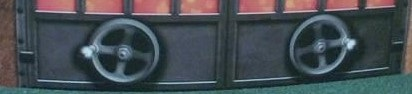
#> input picture BucketVision/boilerBottomHandDrawn.jpg, 412 x 94 px
$ python -i gearpeg.py   (imports and definitions only)   (older library calls are emulated)
#> lines starting #> are read from the running program, lines starting #| are printed output that depends on the picture; after the words box and inside, x2 and y2 are one past the last pixel; in counts of white or black regions, pixels touching at a corner belong together
import cv2
import numpy as np
import math

class GearPeg:
    """
    An OpenCV pipeline generated by GRIP.
    """

    def __init__(self):
        """initializes all values to presets or None if need to be set
        """

        self.__resize_image_width = 320.0
        self.__resize_image_height = 240.0
        self.__resize_image_interpolation = cv2.INTER_CUBIC

        self.resize_image_output = None

        self.__hsl_threshold_input = self.resize_image_output
        self.__hsl_threshold_hue = [51.798561151079134, 93.99317406143345]
        self.__hsl_threshold_saturation = [71.08812949640287, 255.0]
        self.__hsl_threshold_luminance = [36.690647482014384, 255.0]

        self.hsl_threshold_output = None

        self.__find_contours_input = self.hsl_threshold_output
        self.__find_contours_external_only = True

        self.find_contours_output = None

        self.__filter_contours_contours = self.find_contours_output
        self.__filter_contours_min_area = 20.0
        self.__filter_contours_min_perimeter = 0.0
        self.__filter_contours_min_width = 0.0
        self.__filter_contours_max_width = 1000.0
        self.__filter_contours_min_height = 0.0
        self.__filter_contours_max_height = 1000.0
        self.__filter_contours_solidity = [0, 100]
        self.__filter_contours_max_vertices = 1000000.0
        self.__filter_contours_min_vertices = 0.0
        self.__filter_contours_min_ratio = 0.0
        self.__filter_contours_max_ratio = 1000.0

        self.filter_contours_output = None


    def process(self, source0):
        """
        Runs the pipeline and sets all outputs to new values.
        """
##        # Step Resize_Image0:
##        self.__resize_image_input = source0
##        (self.resize_image_output) = self.__resize_image(self.__resize_image_input, self.__resize_image_width, self.__resize_image_height, self.__resize_image_interpolation)

        # Step HSL_Threshold0:
        self.__hsl_threshold_input = source0 #self.resize_image_output
        (self.hsl_threshold_output) = self.__hsl_threshold(self.__hsl_threshold_input, self.__hsl_threshold_hue, self.__hsl_threshold_saturation, self.__hsl_threshold_luminance)

        # Step Find_Contours0:
        self.__find_contours_input = self.hsl_threshold_output
        (self.find_contours_output) = self.__find_contours(self.__find_contours_input, self.__find_contours_external_only)

        # Step Filter_Contours0:
        self.__filter_contours_contours = self.find_contours_output
        (self.filter_contours_output) = self.__filter_contours(self.__filter_contours_contours, self.__filter_contours_min_area, self.__filter_contours_min_perimeter, self.__filter_contours_min_width, self.__filter_contours_max_width, self.__filter_contours_min_height, self.__filter_contours_max_height, self.__filter_contours_solidity, self.__filter_contours_max_vertices, self.__filter_contours_min_vertices, self.__filter_contours_min_ratio, self.__filter_contours_max_ratio)

        # TODO: Optionally draw the contours for debug
        # For now, just uncomment as needed
        #cv2.drawContours(source0, self.find_contours_output, -1, (0,255,0), 3)

        # Find the bounding rectangles
        # Two types of rectangles, straight and rotated
        # Staight is always oriented to the image view
        # Rotated find the minimum area rectangle that may be oriented
        # at some angle (i.e, not aligned to screen)
        # In either case we can use the information to identify
        # our intended target
        for cnt in self.filter_contours_output:

            x,y,w,h = cv2.boundingRect(cnt)

            rect = cv2.minAreaRect(cnt)
            box = cv2.boxPoints(rect)
            box = np.int0(box)

            #if (abs(rect[2]) < 5.0):
            cv2.rectangle(source0,(x,y),(x+w,y+h),(255,0,0),2)  # draw straight in blue
            cv2.drawContours(source0,[box],0,(0,0,255),2)   # draw rotated in red

        return (self.find_contours_output, self.filter_contours_output)

    @staticmethod
    def __resize_image(input, width, height, interpolation):
        """Scales and image to an exact size.
        Args:
            input: A numpy.ndarray.
            Width: The desired width in pixels.
            Height: The desired height in pixels.
            interpolation: Opencv enum for the type fo interpolation.
        Returns:
            A numpy.ndarray of the new size.
        """
        return cv2.resize(input, ((int)(width), (int)(height)), 0, 0, interpolation)

    @staticmethod
    def __hsl_threshold(input, hue, sat, lum):
        """Segment an image based on hue, saturation, and luminance ranges.
        Args:
            input: A BGR numpy.ndarray.
            hue: A list of two numbers the are the min and max hue.
            sat: A list of two numbers the are the min and max saturation.
            lum: A list of two numbers the are the min and max luminance.
        Returns:
            A black and white numpy.ndarray.
        """
        out = cv2.cvtColor(input, cv2.COLOR_BGR2HLS)
        return cv2.inRange(out, (hue[0], lum[0], sat[0]),  (hue[1], lum[1], sat[1]))

    @staticmethod
    def __find_contours(input, external_only):
        """Sets the values of pixels in a binary image to their distance to the nearest black pixel.
        Args:
            input: A numpy.ndarray.
            external_only: A boolean. If true only external contours are found.
        Return:
            A list of numpy.ndarray where each one represents a contour.
        """
        if(external_only):
            mode = cv2.RETR_EXTERNAL
        else:
            mode = cv2.RETR_LIST
        method = cv2.CHAIN_APPROX_SIMPLE
        im2, contours, hierarchy =cv2.findContours(input, mode=mode, method=method)
        return contours

    @staticmethod
    def __filter_contours(input_contours, min_area, min_perimeter, min_width, max_width,
                        min_height, max_height, solidity, max_vertex_count, min_vertex_count,
                        min_ratio, max_ratio):
        """Filters out contours that do not meet certain criteria.
        Args:
            input_contours: Contours as a list of numpy.ndarray.
            min_area: The minimum area of a contour that will be kept.
            min_perimeter: The minimum perimeter of a contour that will be kept.
            min_width: Minimum width of a contour.
            max_width: MaxWidth maximum width.
            min_height: Minimum height.
            max_height: Maximimum height.
            solidity: The minimum and maximum solidity of a contour.
            min_vertex_count: Minimum vertex Count of the contours.
            max_vertex_count: Maximum vertex Count.
            min_ratio: Minimum ratio of width to height.
            max_ratio: Maximum ratio of width to height.
        Returns:
            Contours as a list of numpy.ndarray.
        """
        output = []
        for contour in input_contours:
            x,y,w,h = cv2.boundingRect(contour)
            if (w < min_width or w > max_width):
                continue
            if (h < min_height or h > max_height):
                continue
            area = cv2.contourArea(contour)
            if (area < min_area):
                continue
            if (cv2.arcLength(contour, True) < min_perimeter):
                continue
            hull = cv2.convexHull(contour)
            solid = 100 * area / cv2.contourArea(hull)
            if (solid < solidity[0] or solid > solidity[1]):
                continue
            if (len(contour) < min_vertex_count or len(contour) > max_vertex_count):
                continue
            ratio = (float)(w) / h
            if (ratio < min_ratio or ratio > max_ratio):
                continue
            output.append(contour)
        return output

>>> import cv2
>>> picture = cv2.imread('boilerBottomHandDrawn.jpg')
#> picture is the input picture: shape (94, 412, 3); mean B, G, R 82.7, 77.3, 70.3
>>> result = GearPeg().process(picture)
#> in __hsl_threshold, `out = cv2.cvtColor(input, cv2.COLOR_BGR2HLS)`: out: shape (94, 412, 3); mean of channels 0, 1, 2 96.6, 76.5, 48.6
#> in __hsl_threshold, `return cv2.inRange(out, (hue[0], lum[0], sat[0]),  (hue[1], lum[1], sa..`:
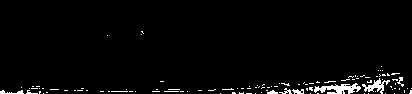
#> returned value: shape (94, 412); 2.7% white; 108 white regions (100 under 20 px), largest, box (x1, y1, x2, y2) and area: (314, 83, 361, 94) 285, (362, 78, 390, 94) 167, (0, 90, 24, 94) 52
#> after the loop in process, `for cnt in self.filter_contours_output:`:
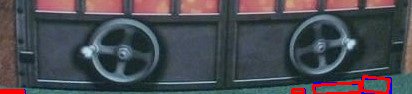
#> source0: shape (94, 412, 3); mean B, G, R 81.3, 75, 73.5

$ run again, on BucketVision/BoilerBottom.jpg
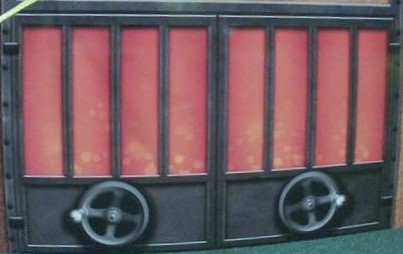
#> input picture BucketVision/BoilerBottom.jpg, 403 x 254 px
#> picture is the input picture: shape (254, 403, 3); mean B, G, R 94.8, 88.8, 113.3
#> out: shape (254, 403, 3); mean of channels 0, 1, 2 112.9, 102.8, 60.4
#> in __hsl_threshold, `return cv2.inRange(out, (hue[0], lum[0], sat[0]),  (hue[1], lum[1], sa..`:
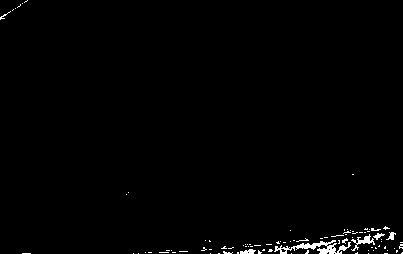
#> returned value: shape (254, 403); 1% white in thin lines or dots

$ run again, on BucketVision/blueBoiler11ftLeft.jpg
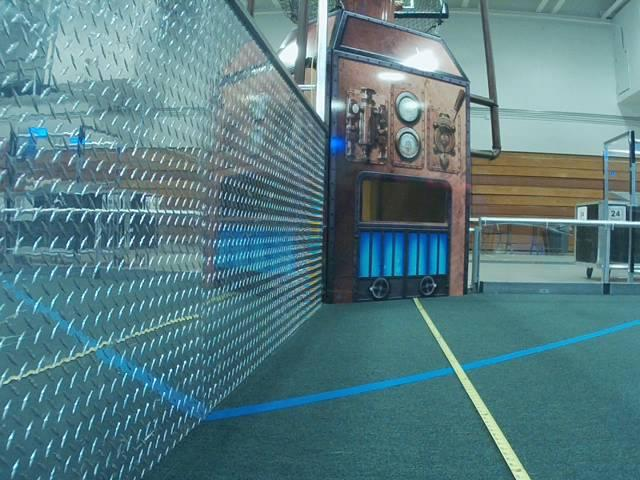
#> input picture BucketVision/blueBoiler11ftLeft.jpg, 640 x 480 px
#> picture is the input picture: shape (480, 640, 3); mean B, G, R 131.2, 125, 88.2
#> out: shape (480, 640, 3); mean of channels 0, 1, 2 89.4, 110.1, 71.7
#> in __hsl_threshold, `return cv2.inRange(out, (hue[0], lum[0], sat[0]),  (hue[1], lum[1], sa..`:
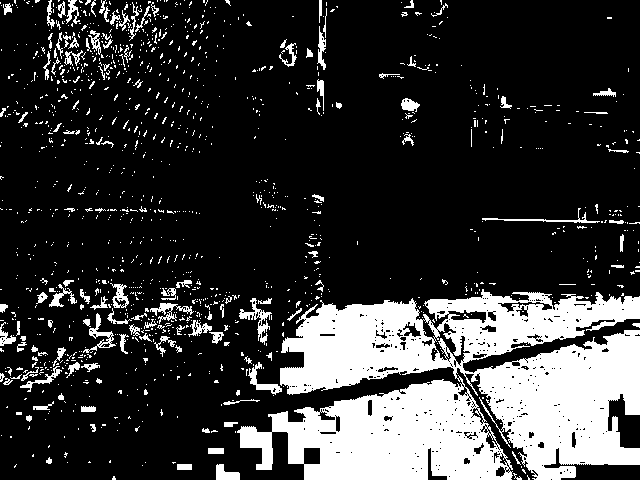
#> returned value: shape (480, 640); 20.9% white; 1288 white regions (1157 under 20 px), largest, box (x1, y1, x2, y2) and area: (237, 289, 640, 480) 51059, (239, 298, 272, 345) 408, (83, 313, 116, 353) 315
#> after the loop in process, `for cnt in self.filter_contours_output:`:
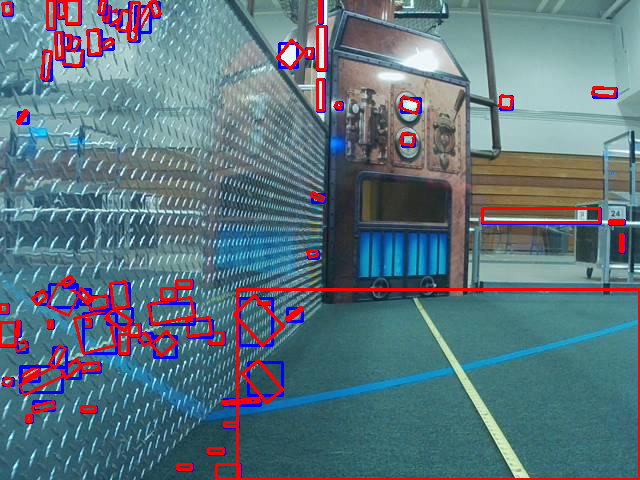
#> source0: shape (480, 640, 3); mean B, G, R 126.7, 116, 93.9
